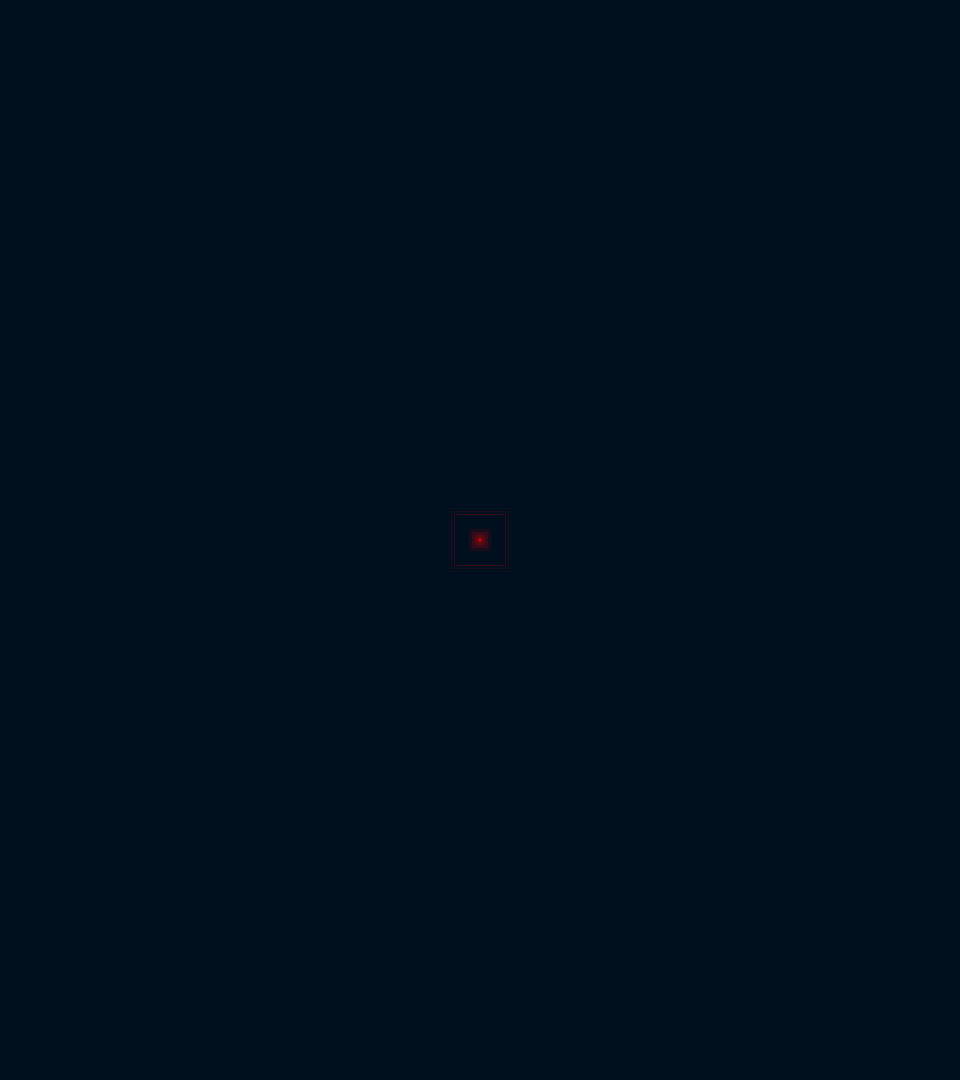
Frame 1 (no input)
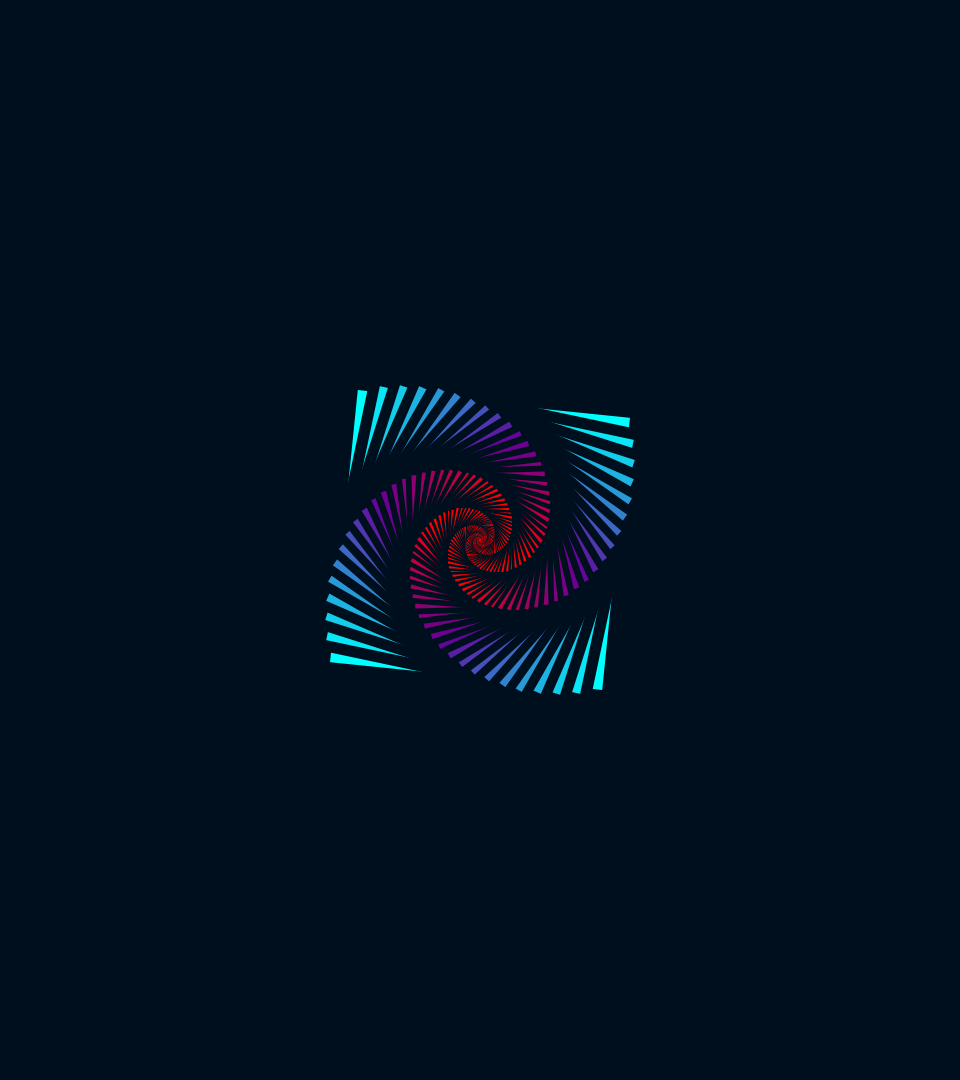
Frame 60 (the mouse pressed at the canvas centre just before this capture)
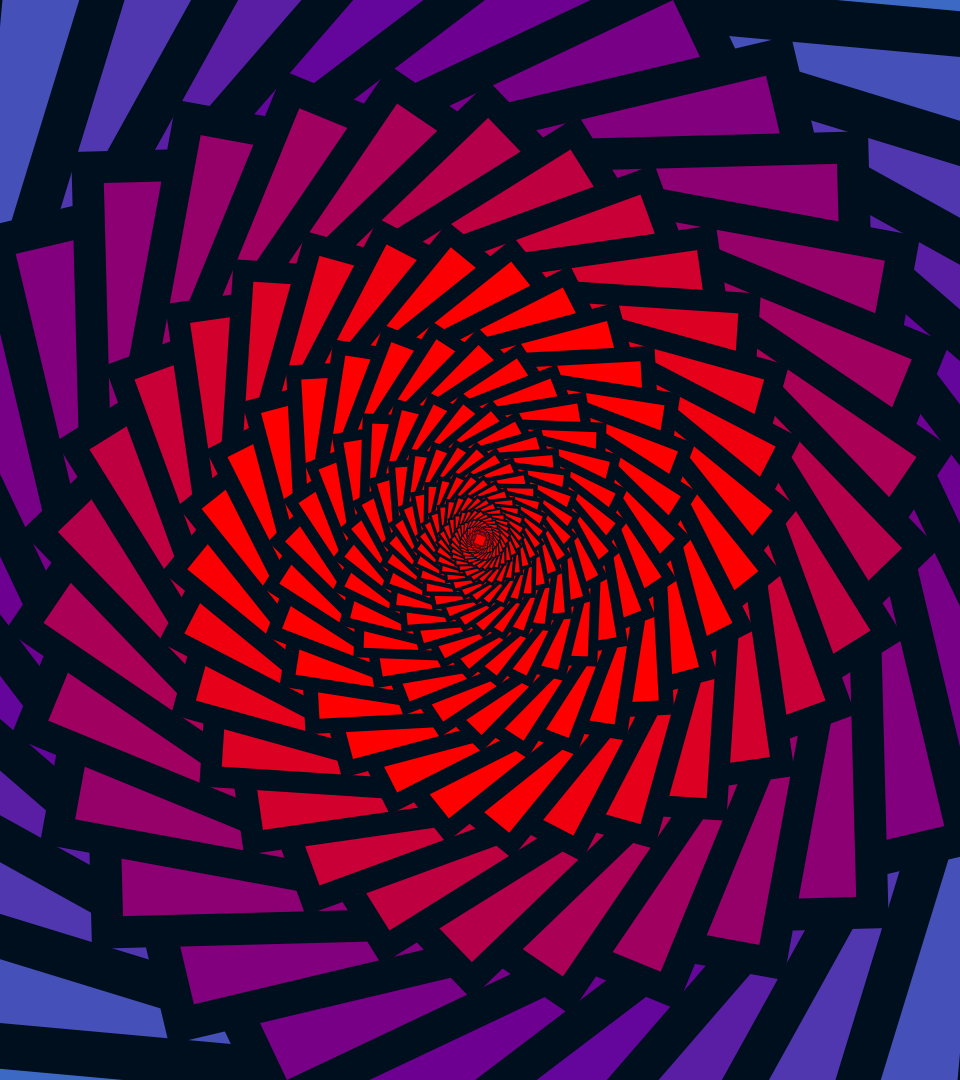
Frame 120 (the mouse held since frame 60 and released just before this capture)

The Processing sketch that drew these frames (run headless with seeded random() and noise(); from frame 60 on, the mouse is pressed at the canvas centre):

// Processing sketch: color_rotate
// ── color_rotate.pde
void setup() {
    size(960,1080);
    surface.setLocation(957,0);
    rectMode(CENTER);
    stroke(0,15,30);
    strokeWeight(25);
}

float angle;

void draw() {
    background(0,15,30);
    translate(width/2, height/2);
    float scaleVar=map(mouseX,0,width,0.5,5);
    scale(scaleVar);
    for (int i = 0; i < 100; ++i) {
            //fill(i*10, 15, 30);
            fill(i*10, 255-i*25, 255-i*10);
            scale(0.95);
            rotate(radians(angle));
            rect(0,0,600,600);
    }


    angle+=0.1;
    
}
